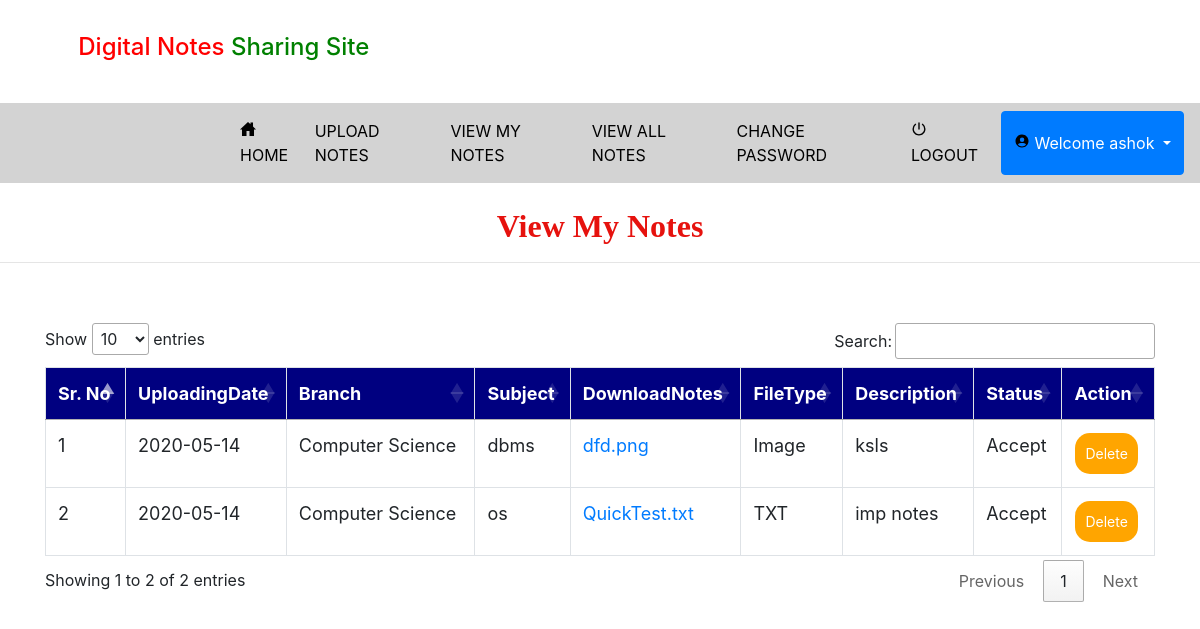
Page /view_mynotes (signed in) on the committed database.
### notes/models.py (models this page shows, shortened)
class Notes(models.Model):
    user = models.ForeignKey(User, on_delete=models.CASCADE, null=True)
    uploadingdate = models.CharField(max_length=30, null=True)
    branch = models.CharField(max_length=30, null=True)
    subject = models.CharField(max_length=30, null=True)
    notesfile = models.FileField(null=True)
    filetype = models.CharField(max_length=30, null=True)
    description = models.CharField(max_length=200, null=True)
    status = models.CharField(max_length=15, null=True)

### notes/views.py (the view)
# urls.py: path('view_mynotes', View_Mynotes, name="view_mynotes"),
def View_Mynotes(request):
    if not request.user.is_authenticated:
        return redirect('login')
    user = User.objects.get(id=request.user.id)
    notes = Notes.objects.filter(user=user)
    d = {'notes': notes}
    return render(request, 'view_mynotes.html', d)

### notes/templates/view_mynotes.html (shortened to what this page needs)
{% extends 'usernavigation.html' %}
{% block body %}
<center><h2 style = "font-family : 'Monotype Corsiva' ; color : #E6120E ; font-weight : bold;margin-top:2%">View My Notes</h2></center><hr>
 <div class="container">
<table class="table table-bordered" id="myTable">
  <thead>
  <tr>
    <th>Sr. No</th>
    <th>UploadingDate</th>
    <th>Branch</th>
    <th>Subject</th>
    <th>DownloadNotes</th>
    <th>FileType</th>
    <th>Description</th>
    <th>Status</th>
    <th>Action</th>
  </tr>
  </thead>
   <tbody>
{% for i in notes %}
  <tr>
      <td>{{forloop.counter}}</td>
    <td>{{i.uploadingdate}} </td>
    <td>{{i.branch}}</td>
    <td>{{i.subject}}</td>
      <td><a href="{{i.notesfile.url}}" download>{{i.notesfile}}</a> </td>
    <td>{{i.filetype}}</td>
    <td>{{i.description}}</td>
      <td>{{i.status}}</td>
    <td><a href="{% url 'delete_mynotes' i.id %}"><button class="button button1" onclick="return confirm('Are you sure?')">Delete</button></a></td>
  </tr>
   {% endfor %}
    </tbody>
</table>
 </div>
{% endblock %}

### notes/templates/usernavigation.html (shortened to what this page needs)
<!DOCTYPE html>
<html lang="en">
<head>
    {% load static %}
     <link rel="stylesheet" href="https://maxcdn.bootstrapcdn.com/bootstrap/4.0.0/css/bootstrap.min.css">
  <link rel = stylesheet href = "//cdn.datatables.net/1.10.19/css/jquery.dataTables.min.css">
<link rel="stylesheet" href="https://cdnjs.cloudflare.com/ajax/libs/font-awesome/4.7.0/css/font-awesome.min.css">
</head>
<body>
<div class="container">
    <h4 style="padding:3%"><span style="color:red"> Digital Notes</span> <span style="color:green"> Sharing Site</span></h4>
</div>
<nav class="navbar navbar-expand-sm" style="background-color:lightgrey">
  <ul class="navbar-nav">
   <li class="nav-item">
      <a class="nav-link" href="{% url 'home' %}" style="color:black;margin-left:200px"><ion-icon style="margin-right:2px" name="home-sharp"></ion-icon>HOME</a>
    </li>
    <li class="nav-item">
      <a class="nav-link" href="{% url 'upload_notes' %}" style="color:black">UPLOAD NOTES</a>
    </li>
    <li class="nav-item">
      <a class="nav-link" href="{% url 'view_mynotes' %}" style="color:black">VIEW MY NOTES</a>
    </li>
    <li class="nav-item">
      <a class="nav-link" href="{% url 'viewallnotesuser' %}" style="color:black">VIEW ALL NOTES</a>
    </li>
    <li class="nav-item">
      <a class="nav-link" href="{% url 'change_password' %}" style="color:black">CHANGE PASSWORD</a>
    </li>
   <li> <a class="nav-link" href="{% url 'logout' %}" style="color:black"><ion-icon style="margin-right:2px" name="power-sharp"></ion-icon>LOGOUT</a>
    </li>
      <div class="btn-group">
  <button type="button" class="btn btn-primary dropdown-toggle" data-toggle="dropdown" aria-haspopup="true" aria-expanded="false">
    <ion-icon style="margin-right:4px;color:black" name="person-circle-sharp"></ion-icon>Welcome {{request.user.first_name}}
  </button>
</div>
    </ul>
</nav>
{% block body %}
{% endblock %}
</body></html>

### notes/templates/usernavigation.html (style rules this page uses)
* { box-sizing: border-box; }
#myTable { border-collapse: collapse; width: 100%; border: 1px solid #ddd; font-size: 18px; }
#myTable th { text-align: left; padding: 12px; background-color: Navy; color: white; }
#myTable td { text-align: left; padding: 12px; background-color: white; }
#myTable tr { border-bottom: 1px solid #ddd; }
.button { background-color: orange; border: none; color: white; padding: 10px; text-align: center; text-decoration: none; display: inline-block; font-size: 14px; margin: 1px 1px; cursor: pointer; }
.button1 { border-radius: 15px; }

### rows in the picture
Notes: uploadingdate "2020-05-14", branch "Computer Science", subject "dbms", notesfile "dfd.png", filetype "Image", description "ksls", status "Accept"
Notes: uploadingdate "2020-05-14", branch "Computer Science", subject "os", notesfile "QuickTest.txt", filetype "TXT", description "imp notes", status "Accept"

### other values in the picture
{{ request.user.first_name }} "ashok"
